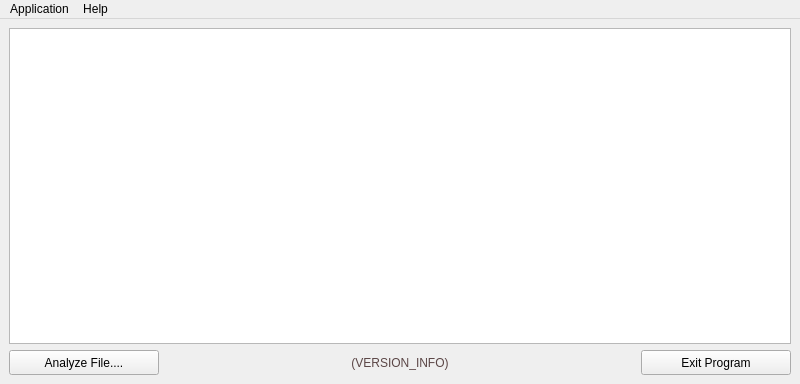
<?xml version="1.0" encoding="UTF-8"?>
<ui version="4.0">
 <class>MainWindow</class>
 <widget class="QMainWindow" name="MainWindow">
  <property name="geometry">
   <rect>
    <x>0</x>
    <y>0</y>
    <width>800</width>
    <height>384</height>
   </rect>
  </property>
  <property name="windowTitle">
   <string>MediaInfoXP - Minimalist GUI for MediaInfo</string>
  </property>
  <property name="windowIcon">
   <iconset resource="../MediaInfoXP.qrc">
    <normaloff>:/MediaInfoXP.png</normaloff>:/MediaInfoXP.png</iconset>
  </property>
  <widget class="QWidget" name="centralwidget">
   <layout class="QGridLayout" name="gridLayout_2">
    <item row="0" column="0">
     <layout class="QVBoxLayout" name="verticalLayout">
      <item>
       <widget class="QTextBrowser" name="textBrowser">
        <property name="horizontalScrollBarPolicy">
         <enum>Qt::ScrollBarAlwaysOff</enum>
        </property>
        <property name="lineWrapMode">
         <enum>QTextEdit::NoWrap</enum>
        </property>
       </widget>
      </item>
      <item>
       <layout class="QHBoxLayout" name="horizontalLayout">
        <item>
         <widget class="QPushButton" name="analyzeButton">
          <property name="minimumSize">
           <size>
            <width>150</width>
            <height>25</height>
           </size>
          </property>
          <property name="text">
           <string>Analyze File....</string>
          </property>
          <property name="icon">
           <iconset resource="../MediaInfoXP.qrc">
            <normaloff>:/MediaInfoXP.png</normaloff>:/MediaInfoXP.png</iconset>
          </property>
         </widget>
        </item>
        <item>
         <spacer name="horizontalSpacer_2">
          <property name="orientation">
           <enum>Qt::Horizontal</enum>
          </property>
          <property name="sizeHint" stdset="0">
           <size>
            <width>40</width>
            <height>20</height>
           </size>
          </property>
         </spacer>
        </item>
        <item>
         <widget class="QLabel" name="versionLabel">
          <property name="sizePolicy">
           <sizepolicy hsizetype="Expanding" vsizetype="Preferred">
            <horstretch>0</horstretch>
            <verstretch>0</verstretch>
           </sizepolicy>
          </property>
          <property name="palette">
           <palette>
            <active>
             <colorrole role="WindowText">
              <brush brushstyle="SolidPattern">
               <color alpha="255">
                <red>91</red>
                <green>70</green>
                <blue>70</blue>
               </color>
              </brush>
             </colorrole>
            </active>
            <inactive>
             <colorrole role="WindowText">
              <brush brushstyle="SolidPattern">
               <color alpha="255">
                <red>91</red>
                <green>70</green>
                <blue>70</blue>
               </color>
              </brush>
             </colorrole>
            </inactive>
            <disabled>
             <colorrole role="WindowText">
              <brush brushstyle="SolidPattern">
               <color alpha="255">
                <red>120</red>
                <green>120</green>
                <blue>120</blue>
               </color>
              </brush>
             </colorrole>
            </disabled>
           </palette>
          </property>
          <property name="cursor">
           <cursorShape>PointingHandCursor</cursorShape>
          </property>
          <property name="text">
           <string>(VERSION_INFO)</string>
          </property>
          <property name="alignment">
           <set>Qt::AlignCenter</set>
          </property>
         </widget>
        </item>
        <item>
         <spacer name="horizontalSpacer">
          <property name="orientation">
           <enum>Qt::Horizontal</enum>
          </property>
          <property name="sizeHint" stdset="0">
           <size>
            <width>40</width>
            <height>20</height>
           </size>
          </property>
         </spacer>
        </item>
        <item>
         <widget class="QPushButton" name="exitButton">
          <property name="minimumSize">
           <size>
            <width>150</width>
            <height>25</height>
           </size>
          </property>
          <property name="text">
           <string>Exit Program</string>
          </property>
          <property name="icon">
           <iconset resource="../MediaInfoXP.qrc">
            <normaloff>:/res/ico_quit.png</normaloff>:/res/ico_quit.png</iconset>
          </property>
         </widget>
        </item>
       </layout>
      </item>
     </layout>
    </item>
   </layout>
  </widget>
  <widget class="QMenuBar" name="menubar">
   <property name="geometry">
    <rect>
     <x>0</x>
     <y>0</y>
     <width>800</width>
     <height>21</height>
    </rect>
   </property>
   <widget class="QMenu" name="menuFile">
    <property name="title">
     <string>Application</string>
    </property>
    <addaction name="actionOpen"/>
    <addaction name="separator"/>
    <addaction name="actionSave"/>
    <addaction name="actionCopyToClipboard"/>
    <addaction name="actionClear"/>
    <addaction name="separator"/>
    <addaction name="actionExit"/>
   </widget>
   <widget class="QMenu" name="menuHelp">
    <property name="title">
     <string>Help</string>
    </property>
    <addaction name="actionLink_MuldeR"/>
    <addaction name="actionLink_MediaInfo"/>
    <addaction name="actionLink_Discuss"/>
    <addaction name="separator"/>
    <addaction name="actionAbout"/>
   </widget>
   <addaction name="menuFile"/>
   <addaction name="menuHelp"/>
  </widget>
  <action name="actionExit">
   <property name="icon">
    <iconset resource="../MediaInfoXP.qrc">
     <normaloff>:/res/ico_quit.png</normaloff>:/res/ico_quit.png</iconset>
   </property>
   <property name="text">
    <string>Exit</string>
   </property>
  </action>
  <action name="actionAbout">
   <property name="icon">
    <iconset resource="../MediaInfoXP.qrc">
     <normaloff>:/res/ico_info.png</normaloff>:/res/ico_info.png</iconset>
   </property>
   <property name="text">
    <string>About...</string>
   </property>
  </action>
  <action name="actionOpen">
   <property name="icon">
    <iconset resource="../MediaInfoXP.qrc">
     <normaloff>:/res/ico_folder.png</normaloff>:/res/ico_folder.png</iconset>
   </property>
   <property name="text">
    <string>Open Media File...</string>
   </property>
  </action>
  <action name="actionLink_MuldeR">
   <property name="icon">
    <iconset resource="../MediaInfoXP.qrc">
     <normaloff>:/res/ico_link.png</normaloff>:/res/ico_link.png</iconset>
   </property>
   <property name="text">
    <string>MuldeR's OpenSource Projects</string>
   </property>
  </action>
  <action name="actionLink_MediaInfo">
   <property name="icon">
    <iconset resource="../MediaInfoXP.qrc">
     <normaloff>:/res/ico_link.png</normaloff>:/res/ico_link.png</iconset>
   </property>
   <property name="text">
    <string>Official MediaInfo Web-Site</string>
   </property>
  </action>
  <action name="actionClear">
   <property name="enabled">
    <bool>false</bool>
   </property>
   <property name="icon">
    <iconset resource="../MediaInfoXP.qrc">
     <normaloff>:/res/ico_clear.png</normaloff>:/res/ico_clear.png</iconset>
   </property>
   <property name="text">
    <string>Clear Display</string>
   </property>
  </action>
  <action name="actionLink_Discuss">
   <property name="icon">
    <iconset resource="../MediaInfoXP.qrc">
     <normaloff>:/res/ico_link.png</normaloff>:/res/ico_link.png</iconset>
   </property>
   <property name="text">
    <string>MediaInfo Discussion (Doom9)</string>
   </property>
  </action>
  <action name="actionCopyToClipboard">
   <property name="enabled">
    <bool>false</bool>
   </property>
   <property name="icon">
    <iconset resource="../MediaInfoXP.qrc">
     <normaloff>:/res/ico_paste.png</normaloff>:/res/ico_paste.png</iconset>
   </property>
   <property name="text">
    <string>Copy to Clipboard</string>
   </property>
  </action>
  <action name="actionSave">
   <property name="enabled">
    <bool>false</bool>
   </property>
   <property name="icon">
    <iconset resource="../MediaInfoXP.qrc">
     <normaloff>:/res/ico_disk.png</normaloff>:/res/ico_disk.png</iconset>
   </property>
   <property name="text">
    <string>Save to File...</string>
   </property>
  </action>
 </widget>
 <tabstops>
  <tabstop>analyzeButton</tabstop>
  <tabstop>exitButton</tabstop>
  <tabstop>textBrowser</tabstop>
 </tabstops>
 <resources>
  <include location="../MediaInfoXP.qrc"/>
  <include location="../MediaInfoXP.qrc"/>
 </resources>
 <connections>
  <connection>
   <sender>actionExit</sender>
   <signal>triggered()</signal>
   <receiver>MainWindow</receiver>
   <slot>close()</slot>
   <hints>
    <hint type="sourcelabel">
     <x>-1</x>
     <y>-1</y>
    </hint>
    <hint type="destinationlabel">
     <x>399</x>
     <y>299</y>
    </hint>
   </hints>
  </connection>
  <connection>
   <sender>exitButton</sender>
   <signal>clicked()</signal>
   <receiver>MainWindow</receiver>
   <slot>close()</slot>
   <hints>
    <hint type="sourcelabel">
     <x>546</x>
     <y>466</y>
    </hint>
    <hint type="destinationlabel">
     <x>316</x>
     <y>244</y>
    </hint>
   </hints>
  </connection>
 </connections>
</ui>
